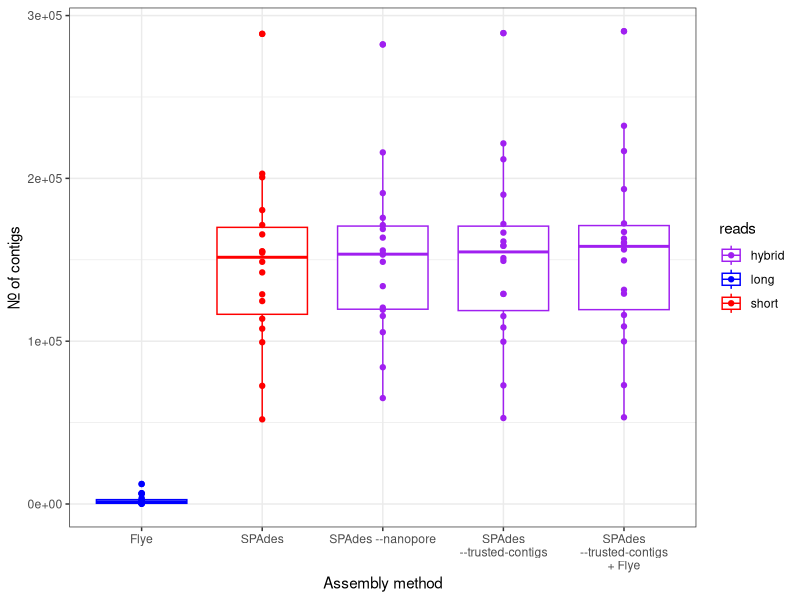
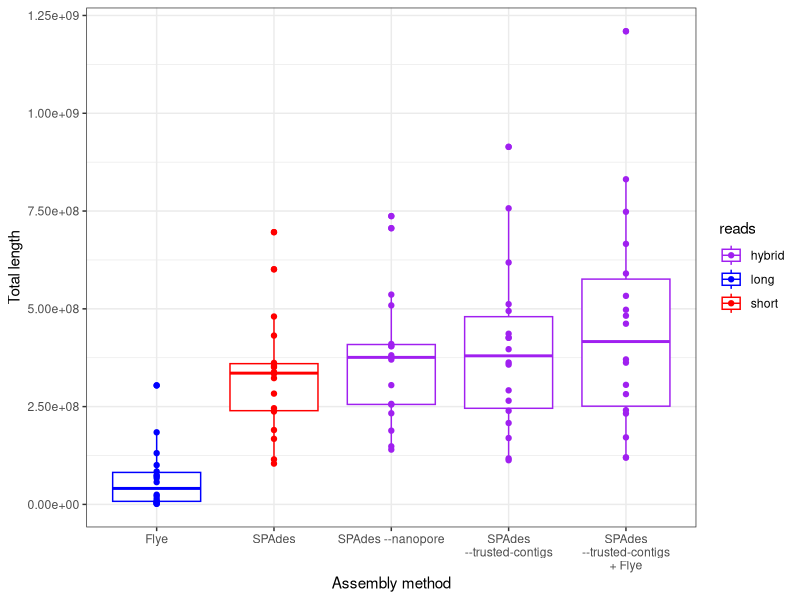
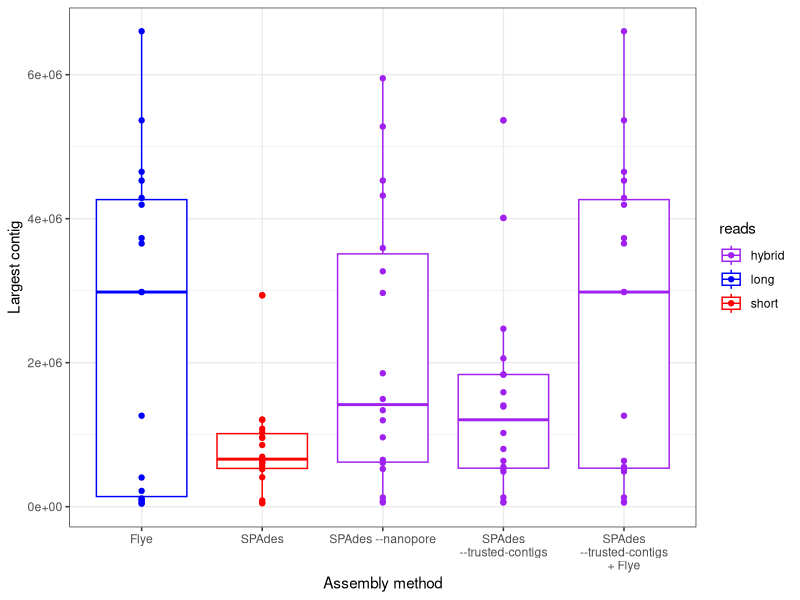
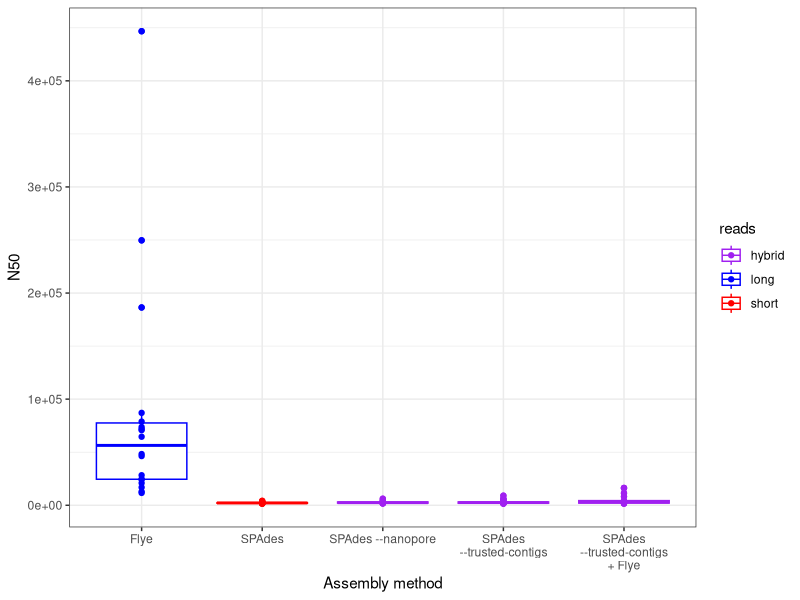
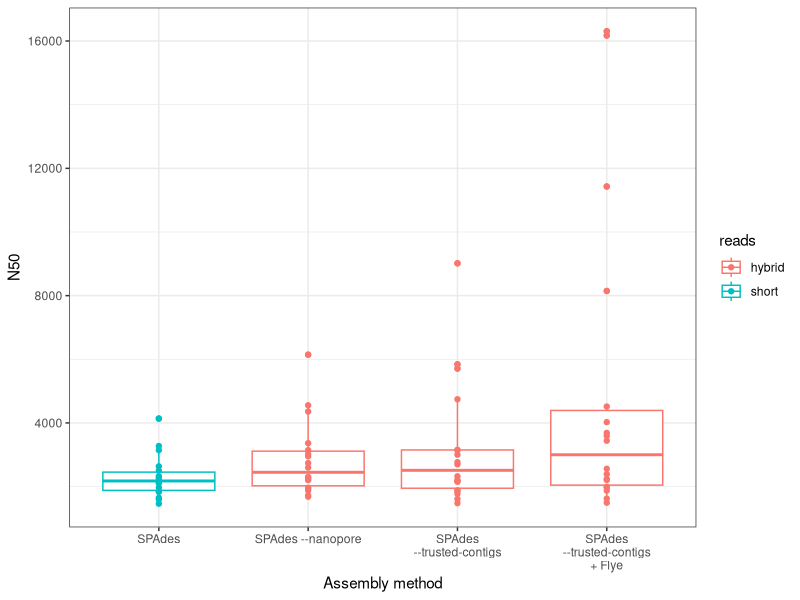
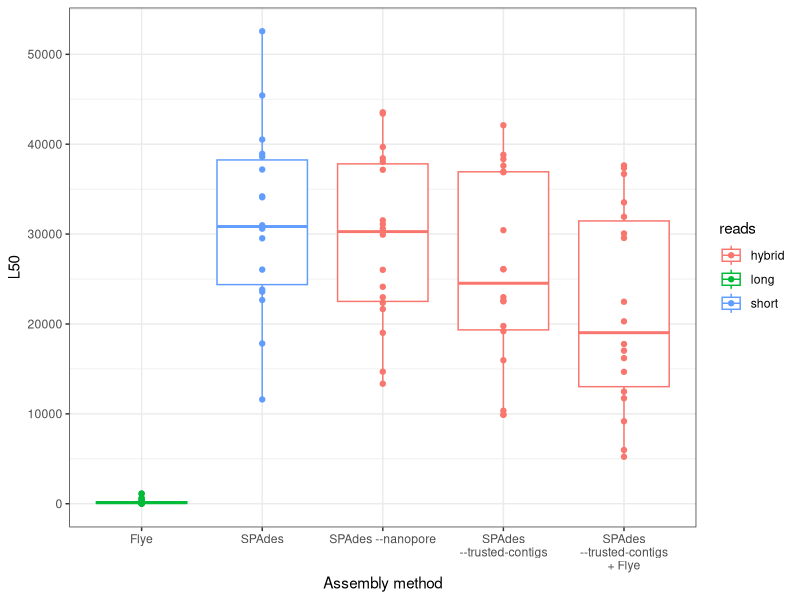

The R script that drew these images, in order:
## ---- chunk 1
knitr::opts_chunk$set(echo = TRUE)
## ---- chunk 2
packages <- c("dplyr","magrittr","ggplot2","stringr")
for (package in packages){
  if (!require(package, character.only = TRUE)) install.packages(package)
  require(package, character.only = TRUE)
}
## ---- chunk 3
theme_set(theme_bw())
## ---- chunk 4
stats_short <- read.delim("quast/metaspades/transposed_report.tsv") %>% mutate(method='SPAdes',reads='short')
stats_long <- read.delim("quast/metaflye/transposed_report.tsv") %>% mutate(method='Flye',reads='long')
stats_hybrid <- read.delim("quast/hybrid_metaspades/transposed_report.tsv") %>% mutate(method='SPAdes --nanopore',reads='hybrid')
stats_hybrid_contigs <- read.delim("quast/hybrid_metaspades_contigs/transposed_report.tsv") %>% mutate(method='SPAdes --trusted-contigs',reads='hybrid')
stats_merged <- read.delim("quast/merged_long_hybrid/transposed_report.tsv") %>% mutate(method='SPAdes --trusted-contigs + Flye',reads='hybrid')
## ---- chunk 5
stats_all <- rbind(stats_short,stats_long,stats_hybrid,stats_hybrid_contigs,stats_merged)
## ---- chunk 6
ggsave("name.png",width=7,height = 4)
## ---- chunk 7
method_order<-c("Flye","SPAdes","SPAdes --nanopore","SPAdes --trusted-contigs","SPAdes --trusted-contigs + Flye")
ggplot(stats_all,aes(x=factor(method, levels=method_order),y=X..contigs,colour=reads))+
  geom_boxplot()+
  geom_point()+
  labs(y="Nr. of contigs",x="Assembly method")+
  scale_x_discrete(labels = function(x) str_wrap(x, width = 18))+
  scale_colour_manual(values=c("purple","blue","red"))
## ---- chunk 8
ggplot(stats_all ,aes(x=factor(method, levels=method_order),y=Total.length,colour=reads))+
  geom_boxplot()+
  geom_point()+
  labs(y="Total length",x="Assembly method")+
  scale_x_discrete(labels = function(x) str_wrap(x, width = 18))+
  scale_colour_manual(values=c("purple","blue","red"))
## ---- chunk 9
ggplot(stats_all ,aes(x=factor(method, levels=method_order),y=Largest.contig,colour=reads))+
  geom_boxplot()+
  geom_point()+
  labs(y="Largest contig",x="Assembly method")+
  scale_x_discrete(labels = function(x) str_wrap(x, width = 18))+
  scale_colour_manual(values=c("purple","blue","red"))
## ---- chunk 10
ggplot(stats_all,aes(x=factor(method, levels=method_order),y=N50,colour=reads))+
  geom_boxplot()+
  geom_point()+
  labs(y="N50",x="Assembly method")+
  scale_x_discrete(labels = function(x) str_wrap(x, width = 18))+
  scale_colour_manual(values=c("purple","blue","red"))
## ---- chunk 11
ggplot(stats_all %>% filter(method!="Flye"),aes(x=factor(method, levels=method_order),y=N50,colour=reads))+
  geom_boxplot()+
  geom_point()+
  labs(y="N50",x="Assembly method")+
  scale_x_discrete(labels = function(x) str_wrap(x, width = 18))
## ---- chunk 12
ggplot(stats_all,aes(x=factor(method, levels=method_order),y=L50,colour=reads))+
  geom_boxplot()+
  geom_point()+
  labs(y="L50",x="Assembly method")+
  scale_x_discrete(labels = function(x) str_wrap(x, width = 18))
